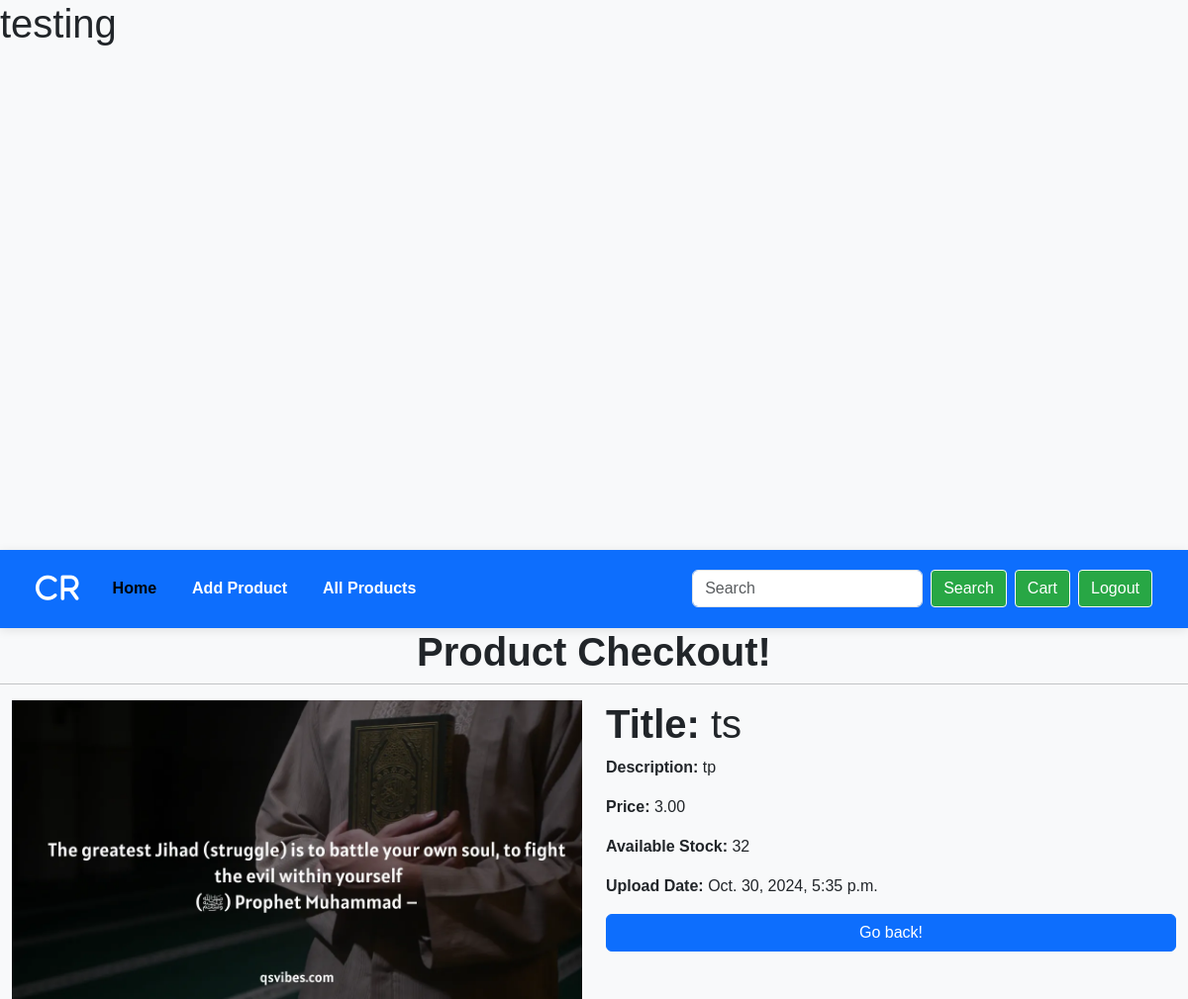
Screenshot of /checkout/4 with the database file from the repository.
### ecomapp/models.py (models this page shows, shortened)
class Product(models.Model):
    name = models.CharField(max_length=100)
    description = models.TextField()
    price = models.DecimalField(max_digits=5, decimal_places=2)
    image = models.ImageField(upload_to='products')
    uploaddate = models.DateTimeField(auto_now=True)
    stk_available = models.PositiveIntegerField()
    category = models.ForeignKey(Category, on_delete=models.CASCADE, related_name='category_relname')

### ecomapp/views/home_views.py (the view)
# urls.py: path('checkout/<int:id>', checkout, name='checkout'),
def checkout(request, id):
    prodcts = Product.objects.filter(id = id).first()
    context = {
        'prodcts'  : prodcts,
    }
    return render(request, 'checkout.html', context)

### ecomapp/templates/checkout.html (shortened to what this page needs)
{% extends "basic.html" %}
{% block body %}
<div class="container-fluid">
    <div class="row">
        <h1 class="text-center fw-bold">Product Checkout!</h1><hr>
        <div class="col-6">
            <img class="w-100" src="/media/{{prodcts.image}}" alt="">
        </div>
        <div class="col-6">
            <h1><span class="fw-bold">Title: </span>{{prodcts.name}}</h1>
            <p><span class="fw-bold">Description: </span>{{prodcts.description}}</p>
            <p><span class="fw-bold">Price: </span>{{prodcts.price}}</p>
            <p><span class="fw-bold">Available Stock: </span>{{prodcts.stk_available}}</p>
            <p><span class="fw-bold">Upload Date: </span>{{prodcts.uploaddate}}</p>
            <a href="{% url 'products' %}" class="btn btn-primary w-100">Go back!</a>
        </div>
    </div>
</div>
{% endblock body %}

### ecomapp/templates/basic.html (style rules this page uses)
body { background-color: #f8f9fa; font-family: Arial, sans-serif; }

### rows the page displays
Product: image (picture), name "ts", description "tp", price "3.00", stk_available "32", uploaddate "Oct. 30, 2024, 5:35 p.m."
